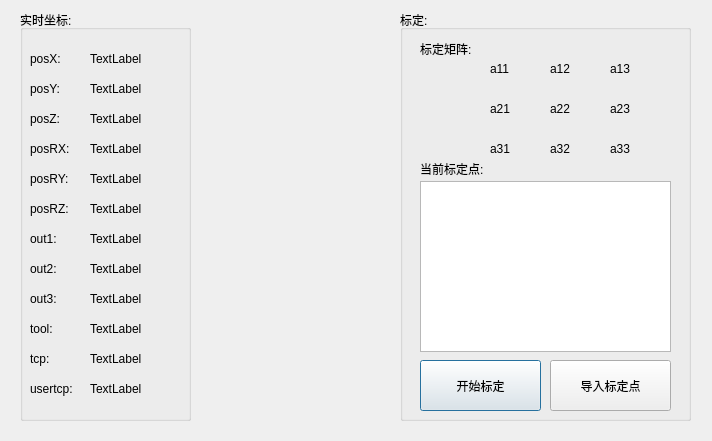
<?xml version="1.0" encoding="UTF-8"?>
<ui version="4.0">
 <class>pshowdlg</class>
 <widget class="QDialog" name="pshowdlg">
  <property name="geometry">
   <rect>
    <x>0</x>
    <y>0</y>
    <width>712</width>
    <height>441</height>
   </rect>
  </property>
  <property name="windowTitle">
   <string>Dialog</string>
  </property>
  <widget class="QGroupBox" name="groupBox">
   <property name="geometry">
    <rect>
     <x>20</x>
     <y>10</y>
     <width>171</width>
     <height>411</height>
    </rect>
   </property>
   <property name="title">
    <string>实时坐标:</string>
   </property>
   <widget class="QLabel" name="label">
    <property name="geometry">
     <rect>
      <x>10</x>
      <y>40</y>
      <width>51</width>
      <height>17</height>
     </rect>
    </property>
    <property name="text">
     <string>posX:</string>
    </property>
   </widget>
   <widget class="QLabel" name="label_2">
    <property name="geometry">
     <rect>
      <x>10</x>
      <y>70</y>
      <width>51</width>
      <height>17</height>
     </rect>
    </property>
    <property name="text">
     <string>posY:</string>
    </property>
   </widget>
   <widget class="QLabel" name="label_3">
    <property name="geometry">
     <rect>
      <x>10</x>
      <y>100</y>
      <width>51</width>
      <height>17</height>
     </rect>
    </property>
    <property name="text">
     <string>posZ:</string>
    </property>
   </widget>
   <widget class="QLabel" name="label_4">
    <property name="geometry">
     <rect>
      <x>10</x>
      <y>130</y>
      <width>51</width>
      <height>17</height>
     </rect>
    </property>
    <property name="text">
     <string>posRX:</string>
    </property>
   </widget>
   <widget class="QLabel" name="label_5">
    <property name="geometry">
     <rect>
      <x>10</x>
      <y>160</y>
      <width>51</width>
      <height>17</height>
     </rect>
    </property>
    <property name="text">
     <string>posRY:</string>
    </property>
   </widget>
   <widget class="QLabel" name="label_6">
    <property name="geometry">
     <rect>
      <x>10</x>
      <y>190</y>
      <width>51</width>
      <height>17</height>
     </rect>
    </property>
    <property name="text">
     <string>posRZ:</string>
    </property>
   </widget>
   <widget class="QLabel" name="label_7">
    <property name="geometry">
     <rect>
      <x>10</x>
      <y>310</y>
      <width>51</width>
      <height>17</height>
     </rect>
    </property>
    <property name="text">
     <string>tool:</string>
    </property>
   </widget>
   <widget class="QLabel" name="label_8">
    <property name="geometry">
     <rect>
      <x>10</x>
      <y>340</y>
      <width>51</width>
      <height>17</height>
     </rect>
    </property>
    <property name="text">
     <string>tcp:</string>
    </property>
   </widget>
   <widget class="QLabel" name="label_9">
    <property name="geometry">
     <rect>
      <x>10</x>
      <y>370</y>
      <width>61</width>
      <height>17</height>
     </rect>
    </property>
    <property name="text">
     <string>usertcp:</string>
    </property>
   </widget>
   <widget class="QLabel" name="realposX">
    <property name="geometry">
     <rect>
      <x>70</x>
      <y>40</y>
      <width>91</width>
      <height>17</height>
     </rect>
    </property>
    <property name="text">
     <string>TextLabel</string>
    </property>
   </widget>
   <widget class="QLabel" name="realposY">
    <property name="geometry">
     <rect>
      <x>70</x>
      <y>70</y>
      <width>91</width>
      <height>17</height>
     </rect>
    </property>
    <property name="text">
     <string>TextLabel</string>
    </property>
   </widget>
   <widget class="QLabel" name="realposZ">
    <property name="geometry">
     <rect>
      <x>70</x>
      <y>100</y>
      <width>91</width>
      <height>17</height>
     </rect>
    </property>
    <property name="text">
     <string>TextLabel</string>
    </property>
   </widget>
   <widget class="QLabel" name="realposRX">
    <property name="geometry">
     <rect>
      <x>70</x>
      <y>130</y>
      <width>91</width>
      <height>17</height>
     </rect>
    </property>
    <property name="text">
     <string>TextLabel</string>
    </property>
   </widget>
   <widget class="QLabel" name="realposRY">
    <property name="geometry">
     <rect>
      <x>70</x>
      <y>160</y>
      <width>91</width>
      <height>17</height>
     </rect>
    </property>
    <property name="text">
     <string>TextLabel</string>
    </property>
   </widget>
   <widget class="QLabel" name="realposRZ">
    <property name="geometry">
     <rect>
      <x>70</x>
      <y>190</y>
      <width>91</width>
      <height>17</height>
     </rect>
    </property>
    <property name="text">
     <string>TextLabel</string>
    </property>
   </widget>
   <widget class="QLabel" name="realtool">
    <property name="geometry">
     <rect>
      <x>70</x>
      <y>310</y>
      <width>91</width>
      <height>17</height>
     </rect>
    </property>
    <property name="text">
     <string>TextLabel</string>
    </property>
   </widget>
   <widget class="QLabel" name="realtcp">
    <property name="geometry">
     <rect>
      <x>70</x>
      <y>340</y>
      <width>91</width>
      <height>17</height>
     </rect>
    </property>
    <property name="text">
     <string>TextLabel</string>
    </property>
   </widget>
   <widget class="QLabel" name="realusertcp">
    <property name="geometry">
     <rect>
      <x>70</x>
      <y>370</y>
      <width>91</width>
      <height>17</height>
     </rect>
    </property>
    <property name="text">
     <string>TextLabel</string>
    </property>
   </widget>
   <widget class="QLabel" name="label_10">
    <property name="geometry">
     <rect>
      <x>10</x>
      <y>220</y>
      <width>51</width>
      <height>17</height>
     </rect>
    </property>
    <property name="text">
     <string>out1:</string>
    </property>
   </widget>
   <widget class="QLabel" name="label_11">
    <property name="geometry">
     <rect>
      <x>10</x>
      <y>250</y>
      <width>51</width>
      <height>17</height>
     </rect>
    </property>
    <property name="text">
     <string>out2:</string>
    </property>
   </widget>
   <widget class="QLabel" name="label_12">
    <property name="geometry">
     <rect>
      <x>10</x>
      <y>280</y>
      <width>51</width>
      <height>17</height>
     </rect>
    </property>
    <property name="text">
     <string>out3:</string>
    </property>
   </widget>
   <widget class="QLabel" name="realout1">
    <property name="geometry">
     <rect>
      <x>70</x>
      <y>220</y>
      <width>91</width>
      <height>17</height>
     </rect>
    </property>
    <property name="text">
     <string>TextLabel</string>
    </property>
   </widget>
   <widget class="QLabel" name="realout2">
    <property name="geometry">
     <rect>
      <x>70</x>
      <y>250</y>
      <width>91</width>
      <height>17</height>
     </rect>
    </property>
    <property name="text">
     <string>TextLabel</string>
    </property>
   </widget>
   <widget class="QLabel" name="realout3">
    <property name="geometry">
     <rect>
      <x>70</x>
      <y>280</y>
      <width>91</width>
      <height>17</height>
     </rect>
    </property>
    <property name="text">
     <string>TextLabel</string>
    </property>
   </widget>
  </widget>
  <widget class="QGroupBox" name="groupBox_2">
   <property name="geometry">
    <rect>
     <x>400</x>
     <y>10</y>
     <width>291</width>
     <height>411</height>
    </rect>
   </property>
   <property name="title">
    <string>标定:</string>
   </property>
   <widget class="QPushButton" name="pushButton">
    <property name="geometry">
     <rect>
      <x>20</x>
      <y>350</y>
      <width>121</width>
      <height>51</height>
     </rect>
    </property>
    <property name="text">
     <string>开始标定</string>
    </property>
   </widget>
   <widget class="QTextBrowser" name="textBrowser">
    <property name="geometry">
     <rect>
      <x>20</x>
      <y>171</y>
      <width>251</width>
      <height>171</height>
     </rect>
    </property>
   </widget>
   <widget class="QPushButton" name="pushButton_2">
    <property name="geometry">
     <rect>
      <x>150</x>
      <y>350</y>
      <width>121</width>
      <height>51</height>
     </rect>
    </property>
    <property name="text">
     <string>导入标定点</string>
    </property>
   </widget>
   <widget class="QLabel" name="label_13">
    <property name="geometry">
     <rect>
      <x>20</x>
      <y>150</y>
      <width>91</width>
      <height>17</height>
     </rect>
    </property>
    <property name="text">
     <string>当前标定点:</string>
    </property>
   </widget>
   <widget class="QLabel" name="label_14">
    <property name="geometry">
     <rect>
      <x>20</x>
      <y>30</y>
      <width>91</width>
      <height>17</height>
     </rect>
    </property>
    <property name="text">
     <string>标定矩阵:</string>
    </property>
   </widget>
   <widget class="QLabel" name="a01_label">
    <property name="geometry">
     <rect>
      <x>150</x>
      <y>50</y>
      <width>61</width>
      <height>17</height>
     </rect>
    </property>
    <property name="text">
     <string>a12</string>
    </property>
   </widget>
   <widget class="QLabel" name="a02_label">
    <property name="geometry">
     <rect>
      <x>210</x>
      <y>50</y>
      <width>61</width>
      <height>17</height>
     </rect>
    </property>
    <property name="text">
     <string>a13</string>
    </property>
   </widget>
   <widget class="QLabel" name="a00_label">
    <property name="geometry">
     <rect>
      <x>90</x>
      <y>50</y>
      <width>61</width>
      <height>17</height>
     </rect>
    </property>
    <property name="text">
     <string>a11</string>
    </property>
   </widget>
   <widget class="QLabel" name="a21_label">
    <property name="geometry">
     <rect>
      <x>150</x>
      <y>130</y>
      <width>61</width>
      <height>17</height>
     </rect>
    </property>
    <property name="text">
     <string>a32</string>
    </property>
   </widget>
   <widget class="QLabel" name="a12_label">
    <property name="geometry">
     <rect>
      <x>210</x>
      <y>90</y>
      <width>61</width>
      <height>17</height>
     </rect>
    </property>
    <property name="text">
     <string>a23</string>
    </property>
   </widget>
   <widget class="QLabel" name="a11_label">
    <property name="geometry">
     <rect>
      <x>150</x>
      <y>90</y>
      <width>61</width>
      <height>17</height>
     </rect>
    </property>
    <property name="text">
     <string>a22</string>
    </property>
   </widget>
   <widget class="QLabel" name="a22_label">
    <property name="geometry">
     <rect>
      <x>210</x>
      <y>130</y>
      <width>61</width>
      <height>17</height>
     </rect>
    </property>
    <property name="text">
     <string>a33</string>
    </property>
   </widget>
   <widget class="QLabel" name="a20_label">
    <property name="geometry">
     <rect>
      <x>90</x>
      <y>130</y>
      <width>61</width>
      <height>17</height>
     </rect>
    </property>
    <property name="text">
     <string>a31</string>
    </property>
   </widget>
   <widget class="QLabel" name="a10_label">
    <property name="geometry">
     <rect>
      <x>90</x>
      <y>90</y>
      <width>61</width>
      <height>17</height>
     </rect>
    </property>
    <property name="text">
     <string>a21</string>
    </property>
   </widget>
  </widget>
 </widget>
 <resources/>
 <connections/>
</ui>
